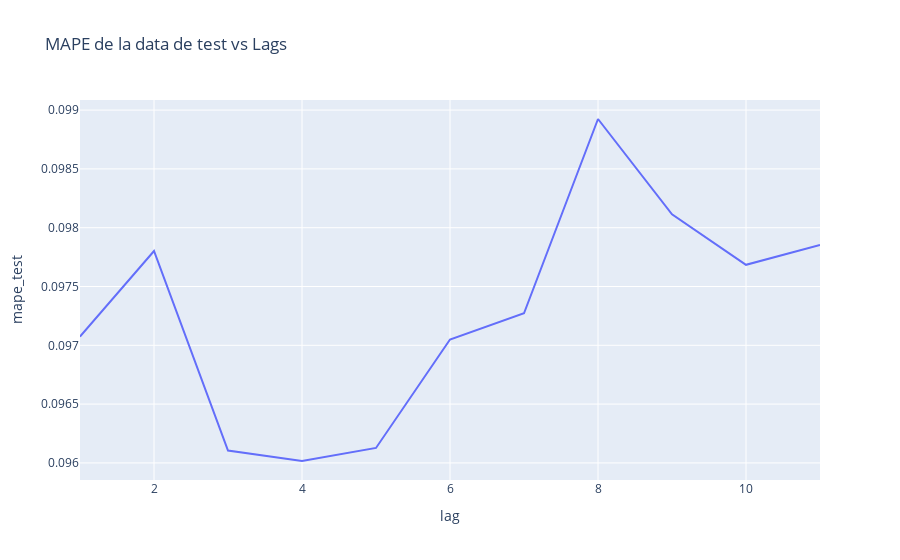

Here is the notebook cell this chart was saved with:
### Code cell
fig_mape = px.line(
    df_pruebas, x="lag", y="mape_test", title="MAPE de la data de test vs Lags"
)

fig_mape.show()

### Figure 1 — Plotly figure (JSON) as saved in the notebook; plotly's stock layout.template omitted (floating-point values rounded to 4 significant figures)
{"data": [{"hovertemplate": "lag=%{x}<br>mape_test=%{y}<extra></extra>", "legendgroup": "", "line": {"color": "#636efa", "dash": "solid"}, "marker": {"symbol": "circle"}, "mode": "lines", "name": "", "orientation": "v", "showlegend": false, "type": "scatter", "x": [1, 2, 3, 4, 5, 6, 7, 8, 9, 10, 11], "xaxis": "x", "y": [0.09707, 0.0978, 0.09611, 0.09602, 0.09613, 0.09705, 0.09727, 0.09892, 0.09811, 0.09768, 0.09785], "yaxis": "y"}], "layout": {"legend": {"tracegroupgap": 0}, "title": {"text": "MAPE de la data de test vs Lags"}, "xaxis": {"anchor": "y", "domain": [0, 1], "title": {"text": "lag"}}, "yaxis": {"anchor": "x", "domain": [0, 1], "title": {"text": "mape_test"}}}}
